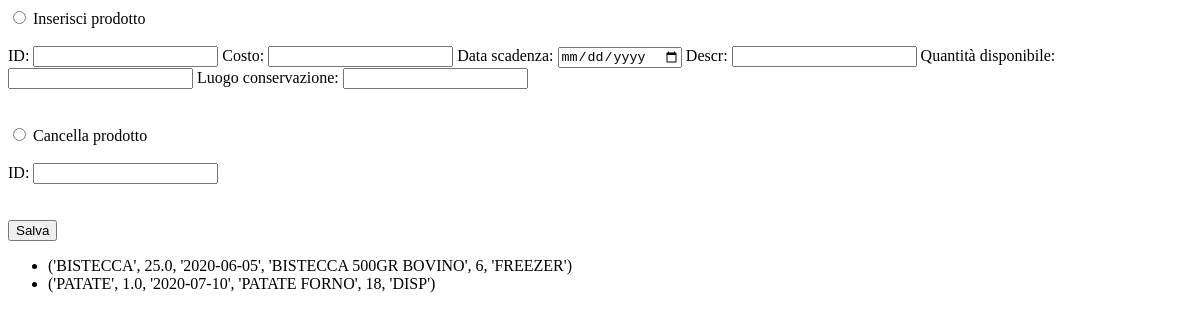
The page /gestoreDir/gestione_prodotti on the database as committed earlier.
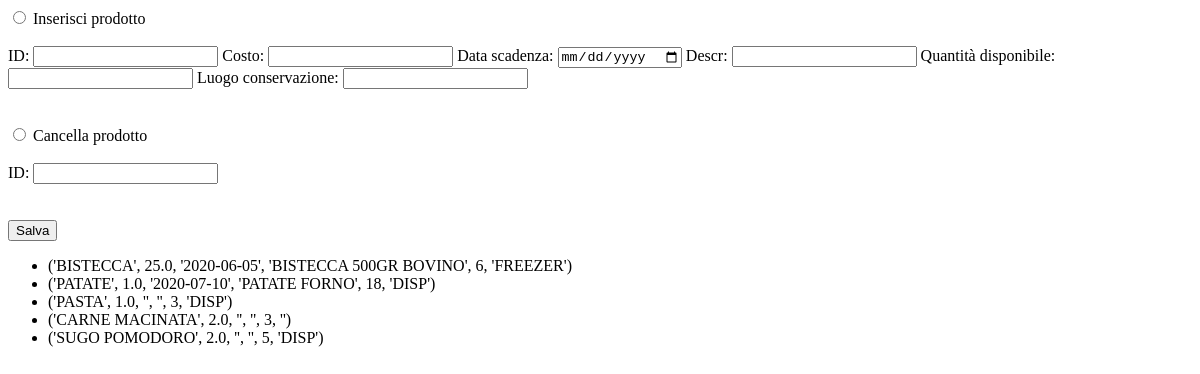
The same page on the database as committed later.
### tables this page shows
CREATE TABLE prodotto (id VARCHAR PRIMARY KEY, costo FLOAT, data_scad DATE, descr VARCHAR, qta_disp INTEGER, conserv VARCHAR);

### server.py (the view, shortened to what this page needs)
@app.route('/gestoreDir/gestione_prodotti', methods=['GET', 'POST'])
def gestione_prodotti():
    connection = sqlite3.connect(db)
    cursor = connection.cursor()
    connection.execute('PRAGMA foreign_keys = 1;')
    operation = request.form.get('operation')
    if operation == 'del':
        id = request.form.get('IDC')
        connection.execute("DELETE FROM prodotto WHERE id = ?", [id])
        connection.commit()
    cursor.execute("SELECT * FROM prodotto")
    rows = cursor.fetchall()
    connection.close()
    return render_template('gestoreDir/gestione_prodotti.html', prodotti = rows)

### templates/gestoreDir/gestione_prodotti.html (shortened to what this page needs)
<!DOCTYPE html>
<html lang="en">
<head>
</head>
<body>
    <form action="" method="post">
         <input type="radio" id="insert" name="operation" value="ins">
         <label for="insert">Inserisci prodotto</label>
         <br><br>
         <label for="id">ID: </label>
         <input type="text" id="id" name="id">
         <label for="costo">Costo: </label>
         <input type="" id="costo" name="costo">
         <label for="data_scadenza">Data scadenza: </label>
         <input type="date" id="data_scadenza" name="data_scadenza">
         <label for="descr">Descr: </label>
         <input type="text" id="descr" name="descr">
        <label for="qta">Quantità disponibile: </label>
        <input type="number" id="qta" name="qta">
        <label for="conserv">Luogo conservazione: </label>
        <input type="text" id="conserv" name="conserv">
         <br><br><br>
         <input type="radio" id="delete" name="operation" value="del">
         <label for="delete">Cancella prodotto</label>
         <br><br>
         <label for="IDC">ID: </label>
         <input type="text" id="IDC" name="IDC">
         <br><br><br>
         <input type="submit" value="Salva">
    </form>
    <ul>
        {% for prod in prodotti %}
            <li>{{ prod }}</li>
        {% endfor %}
    </ul>
</body>
</html>

Rows that differ between the two databases and show on the page:
added prodotto: prod "('PASTA', 1.0, '', '', 3, 'DISP')"
added prodotto: prod "('CARNE MACINATA', 2.0, '', '', 3, '')"
added prodotto: prod "('SUGO POMODORO', 2.0, '', '', 5, 'DISP')"
